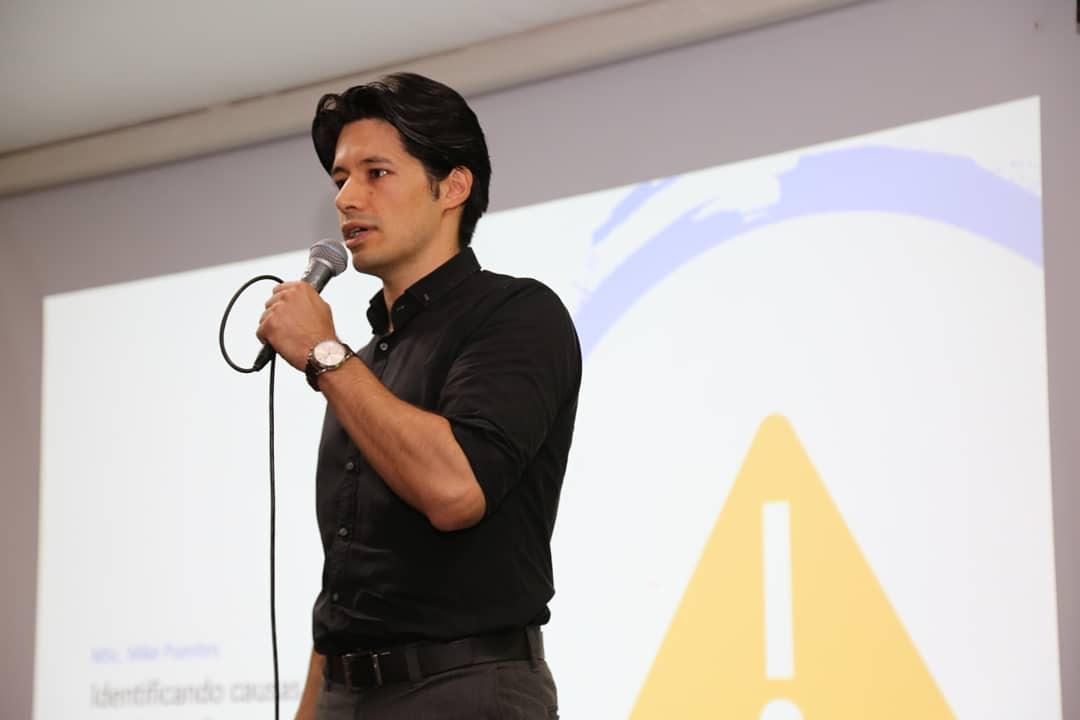
#> input picture imagenes_originales/test.JPG, 1080 x 720 px, found by its file name; the run also reads 1 picture not shown here
$ jupyter execute --allow-errors cifrado_imagenes_azure_documentado.ipynb   (shell and % lines are left out)
#> lines starting #> are read from the running program, lines starting #| are printed output that depends on the picture; long printed decimals are rounded
# Cifrado de Imágenes para Azure - Prueba de Concepto

Este notebook documenta el proceso de cifrado seguro de imágenes médicas que se subirán a Azure Storage y procesarán en Compute Instances.

## Arquitectura de Seguridad

| Componente | Servicio Azure | Función |
|------------|----------------|---------|
| Gestión de Llaves | **Azure Key Vault** | Almacena llaves de cifrado AES-256 |
| Almacenamiento | **Azure Blob Storage** (Private Endpoint) | Guarda imágenes cifradas |
| Procesamiento | **ML Compute Instance** (VNet) | Descifra y procesa |
| Validación | **Hash SHA-256** | Garantiza integridad |

## Algoritmo de Cifrado

| Propiedad | Valor |
|-----------|-------|
| Algoritmo | **AES-256-GCM** (AEAD) |
| Tamaño de llave | 256 bits (32 bytes) |
| Modo | GCM (Galois/Counter Mode) |
| Nonce | 96 bits (12 bytes, aleatorio por operación) |
| Tag de autenticación | 128 bits (16 bytes) |

## Flujo de Seguridad

```
Hospital Local → Cifrado → Azure Storage → Compute Instance → Descifrado → Procesamiento
     |                |            |              |              |
  [Imagen]  [AES-256-GCM+Nonce] [.enc+nonce]  [Key Vault]  [Validación AEAD+Hash]
```

## 1. Importación de Librerías

Necesitamos:
- **hashlib**: Para calcular hash SHA-256 y validar integridad
- **cryptography.hazmat.primitives.ciphers.aead.AESGCM**: Cifrado AES-256-GCM (AEAD - autenticado)
- **os**: Manejo de archivos, directorios y generación de nonces criptográficos

[cell 1]
import os
import hashlib
from cryptography.hazmat.primitives.ciphers.aead import AESGCM

## 2. Configuración de la Llave de Cifrado AES-256

### Entorno Local (Prueba)
Generamos una llave de 32 bytes (256 bits) usando `os.urandom` para simular el flujo.

### Entorno Azure (Producción)
La llave se obtendría de **Azure Key Vault** (almacenada como hex o base64):

```python
from azure.identity import DefaultAzureCredential
from azure.keyvault.secrets import SecretClient
from cryptography.hazmat.primitives.ciphers.aead import AESGCM

credential = DefaultAzureCredential()
client = SecretClient(vault_url="https://mi-kv-fedml.vault.azure.net/", credential=credential)
llave_hex = client.get_secret("encryption-key-aes256").value
llave = bytes.fromhex(llave_hex)   # 32 bytes = 256 bits
cifrador = AESGCM(llave)
```

### Consideraciones de Seguridad
- La llave NUNCA se almacena en código ni en variables de entorno de texto plano
- Se usa Managed Identity para autenticación sin secretos
- Key Vault está en la misma VNet (Private Endpoint)
- Cada operación de cifrado genera un **nonce único** de 12 bytes (96 bits)
- El modo GCM provee autenticación integrada: si el ciphertext es alterado, el descifrado falla

[cell 2]
# ENTORNO LOCAL: Generación de llave AES-256 temporal
LLAVE_LOCAL = os.urandom(32)   # 256 bits de entropía criptográfica
#> (the rest of this cell did not finish here and is left out)

## 3. Función de Validación de Integridad

El hash SHA-256 garantiza que la imagen no se modifique durante:
- La transmisión a Azure
- El almacenamiento
- El proceso de descifrado

### ¿Por qué SHA-256?
- Genera un "fingerprint" único de 256 bits
- Cualquier cambio mínimo en la imagen produce un hash completamente diferente
- Es computacionalmente imposible generar dos archivos con el mismo hash

### Flujo de Validación
1. Hash original calculado antes de cifrar
2. Hash final calculado después de descifrar
3. Si coinciden → Integridad garantizada ✅

[cell 3]
def calcular_hash(ruta_archivo):
    """
    Calcula el hash SHA-256 para validar integridad.

    Args:
        ruta_archivo (str): Ruta al archivo a hashear

    Returns:
        str: Hash hexadecimal de 64 caracteres
    """
#> called with ruta_archivo = 'imagenes_originales/test.jpg'
    sha256_hash = hashlib.sha256()

    # Lectura en bloques para archivos grandes (eficiente en memoria)
    with open(ruta_archivo, "rb") as f:
        for byte_block in iter(lambda: f.read(4096), b""):
            sha256_hash.update(byte_block)

    return sha256_hash.hexdigest()

## 4. Creación de Directorios de Trabajo

Simulamos la estructura de almacenamiento:

| Directorio | Representa | En Azure |
|------------|------------|----------|
| `imagenes_originales/` | Hospital local | On-premises |
| `servidor_simulado/` | Azure Storage | Blob Container (cifrado) |
| `servidor_simulado/recuperada_*` | Compute Instance | Descifrado temporal en VM |

[cell 4]
# Crear directorios si no existen
os.makedirs("imagenes_originales", exist_ok=True)
os.makedirs("servidor_simulado", exist_ok=True)

print("✅ Directorios creados:")
print("  - imagenes_originales/ (origen local)")
print("  - servidor_simulado/ (simula Azure Storage)")

## 5. Funcion Principal: Flujo de Cifrado Seguro AES-256-GCM

Esta funcion simula todo el ciclo de vida de una imagen medica desde el hospital hasta Azure.

### Fases del Proceso

#### FASE A: Cifrado y "Subida" a Azure
1. Leer imagen original
2. Calcular hash SHA-256 de integridad
3. Generar nonce de 12 bytes aleatorios (`os.urandom`)
4. Cifrar con AES-256-GCM (incluye tag de autenticacion de 16 bytes)
5. Guardar formato: `[nonce 12B] + [ciphertext + tag 16B]`
6. "Subir" a Azure Storage (simulado con archivo .enc)

#### FASE B: Descifrado en Compute Instance
1. Recuperar llave de Key Vault
2. Descargar imagen cifrada de Storage
3. Separar nonce (primeros 12 bytes) del ciphertext
4. Descifrar y **autenticar** con AES-256-GCM (falla si fue alterado)

#### FASE C: Validacion de Integridad
1. Calcular hash SHA-256 de imagen descifrada
2. Comparar con hash original
3. Si coinciden -> Identidad bit a bit garantizada
4. Si difieren -> RECHAZAR (anomalia grave)

### Formato del archivo .enc
```
+-------------+--------------------------------------+
| nonce 12B   | ciphertext + GCM tag 16B             |
+-------------+--------------------------------------+
  os.urandom    AES-256-GCM.encrypt(nonce, plaintext)
```

[cell 5]
NONCE_SIZE = 12  # 96 bits recomendado para AES-GCM

def simular_flujo_seguro(nombre_imagen, carpeta_origen="imagenes_originales", carpeta_destino="servidor_simulado"):
    """
    Simula el flujo completo de cifrado/descifrado AES-256-GCM con validacion de integridad.

    Formato del archivo .enc:
        [12 bytes nonce] + [ciphertext + 16 bytes GCM tag]

    Args:
        nombre_imagen (str): Nombre del archivo a procesar
        carpeta_origen (str): Directorio donde se encuentra la imagen original
        carpeta_destino (str): Directorio donde se guardara el archivo cifrado y recuperado

    Returns:
        tuple: (ruta_original, ruta_recuperada) para uso posterior (SSIM, visualizacion)
    """
    ruta_origen  = f"{carpeta_origen}/{nombre_imagen}"
    ruta_destino = f"{carpeta_destino}/{nombre_imagen}.enc"
    ruta_final   = f"{carpeta_destino}/recuperada_{nombre_imagen}"

    print(f"\n{'='*60}")
    print(f"INICIANDO FLUJO SEGURO AES-256-GCM: {nombre_imagen}")
    print(f"Origen : {ruta_origen}")
    print(f"Destino: {ruta_destino}")
    print(f"{'='*60}\n")

    # ==================== PASO A: CIFRADO ====================
    print("PASO A: Cifrado AES-256-GCM y subida a Azure Storage")
    print("-" * 60)

    hash_original = calcular_hash(ruta_origen)
    print(f"   Hash original: {hash_original[:16]}...")

    with open(ruta_origen, "rb") as f:
        datos_originales = f.read()

    # Nonce unico por operacion (CRITICO: nunca reutilizar nonce con la misma llave)
    nonce = os.urandom(NONCE_SIZE)
    ciphertext = cifrador.encrypt(nonce, datos_originales, None)

    # Guardar: nonce (12 bytes) + ciphertext+tag (len(datos)+16 bytes)
    os.makedirs(carpeta_destino, exist_ok=True)
    with open(ruta_destino, "wb") as f:
        f.write(nonce + ciphertext)

    tamano_original = os.path.getsize(ruta_origen)
    tamano_cifrado  = os.path.getsize(ruta_destino)
    overhead = tamano_cifrado - tamano_original

    print(f"   Tamanio original: {tamano_original:,} bytes")
    print(f"   Tamanio cifrado:  {tamano_cifrado:,} bytes")
    print(f"   Overhead:         {overhead} bytes  (12 nonce + 16 GCM tag = 28 bytes)")
    print(f"   Cifrado y guardado con exito\n")

    # ==================== PASO B: DESCIFRADO ====================
    print("PASO B: Descifrado AES-256-GCM en Compute Instance (Azure)")
    print("-" * 60)

    with open(ruta_destino, "rb") as f:
        blob = f.read()

    nonce_leido      = blob[:NONCE_SIZE]
    ciphertext_leido = blob[NONCE_SIZE:]

    # Si el ciphertext fue alterado, AESGCM lanza InvalidTag (autenticacion integrada)
    datos_desencriptados = cifrador.decrypt(nonce_leido, ciphertext_leido, None)

    with open(ruta_final, "wb") as f:
        f.write(datos_desencriptados)

    print(f"   Imagen descifrada y autenticada correctamente (GCM tag OK)\n")

    # ==================== PASO C: VALIDACION ====================
    print("PASO C: Validacion de Integridad SHA-256")
    print("-" * 60)

    hash_final = calcular_hash(ruta_final)
    print(f"   Hash original: {hash_original}")
    print(f"   Hash final:    {hash_final}")

    if hash_original == hash_final:
        print(f"\n   EXITO: Los hashes coinciden")
        print(f"   La imagen es identica tras el proceso")
        print(f"   Listo para procesamiento con modelo FL")
    else:
        print(f"\n   ERROR: La integridad de la imagen se perdio")
        print(f"   Posible corrupcion o ataque")
        print(f"   RECHAZAR imagen")

    print(f"\n{'='*60}\n")
    return ruta_origen, ruta_final

## 6. Prueba con Imagen de Ejemplo

Antes de ejecutar, asegúrate de tener una imagen llamada `test.jpg` en el directorio `imagenes_originales/`.

Si no tienes una, puedes:
1. Copiar cualquier imagen al directorio
2. Renombrarla a `test.jpg`
3. O ejecutar: `curl -o imagenes_originales/test.jpg https://via.placeholder.com/600`

#> (a cell that did not finish here is left out)

## 7. Verificación de Archivos Generados

Revisemos los archivos creados durante el proceso.

[cell 7]
print("📁 Estructura de directorios generada:\n")

if os.path.exists("imagenes_originales"):
    print("imagenes_originales/")
    for archivo in os.listdir("imagenes_originales"):
        tamano = os.path.getsize(f"imagenes_originales/{archivo}")
        print(f"  └─ {archivo} ({tamano:,} bytes)")

if os.path.exists("servidor_simulado"):
    print("\nservidor_simulado/ (simula Azure Storage)")
    for archivo in os.listdir("servidor_simulado"):
        tamano = os.path.getsize(f"servidor_simulado/{archivo}")
        tipo = "cifrado" if archivo.endswith(".enc") else "descifrado"
        print(f"  └─ {archivo} ({tamano:,} bytes) - {tipo}")

## 7.1 Validación Estructural: SSIM (Structural Similarity Index)

En el ámbito médico (como en procesamientos con **NVFLARE**), además de validar el hash a nivel de bits, se verifica la similitud estructural de los pixeles tras recuperar la imagen (**SSIM**).

Un valor SSIM de `1.0` garantiza que la imagen recuperada es perceptualmente y estructuralmente idéntica a la original, evitando el riesgo de pérdida de calidad o alteración que podría llevar a diagnósticos erróneos.

[cell 8]
# Necesitarás OpenCV y scikit-image. Descomenta la siguiente línea si necesitas instalarlos:
# !pip install opencv-python-headless scikit-image numpy

import cv2
from skimage.metrics import structural_similarity as ssim
import os

nombre_imagen = "test.jpg"
ruta_original = f"imagenes_originales/{nombre_imagen}"
ruta_recuperada = f"servidor_simulado/recuperada_{nombre_imagen}"

if os.path.exists(ruta_original) and os.path.exists(ruta_recuperada):
    # Leer imágenes en escala de grises para un cálculo SSIM más eficiente y estándar
    img_orig = cv2.imread(ruta_original, cv2.IMREAD_GRAYSCALE)
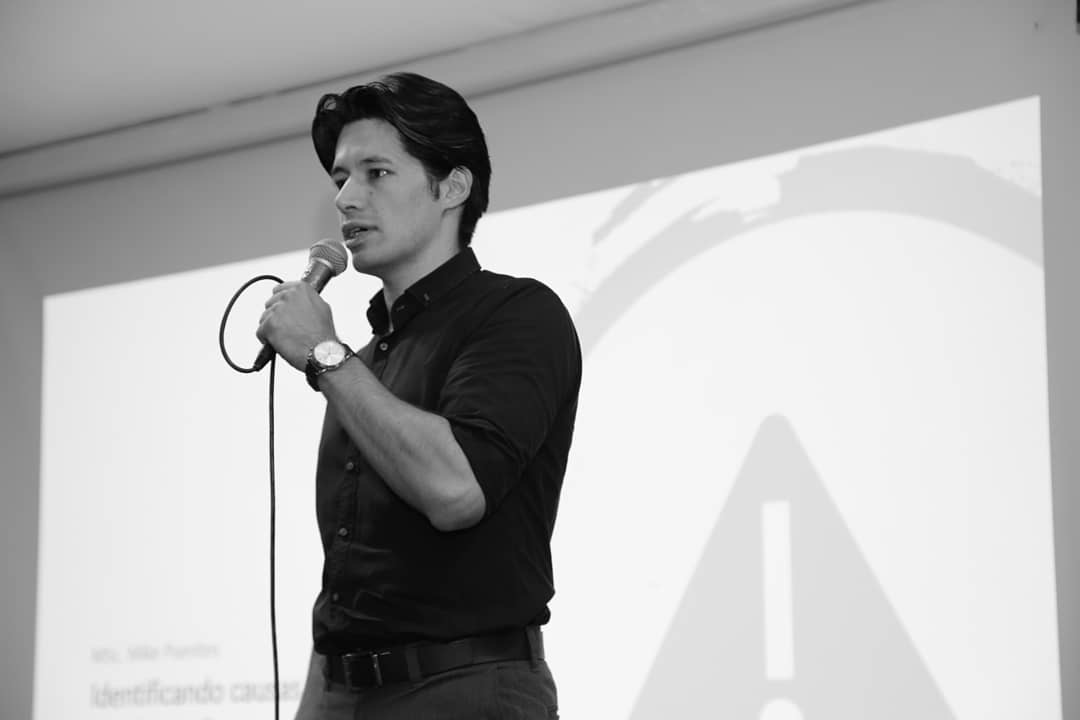
#> img_orig: shape (720, 1080); min 0, max 255, mean 177.6
    img_recup = cv2.imread(ruta_recuperada, cv2.IMREAD_GRAYSCALE)

    if img_orig is not None and img_recup is not None:
        # Calcular SSIM
        score, diff = ssim(img_orig, img_recup, full=True)
#> diff: shape (720, 1080) float64; every value is 1
#> score = 1

        print(f"📊 Índice de Similitud Estructural (SSIM): {score:.6f}")
#| 📊 Índice de Similitud Estructural (SSIM): 1.000
        print(f"   (Rango: -1 a 1, donde 1.0 significa idénticas)\n")

        if score >= 0.9999:
            print("✅ ÉXITO: Las imágenes son estructuralmente idénticas.")
            print("✅ La encriptación/desencriptación es segura para uso médico (Lossless).")
        else:
            print("⚠️ ADVERTENCIA: Se detectaron cambios estructurales en la imagen.")
    else:
        print("❌ Error: No se pudieron procesar las imágenes como matriz de píxeles.")
else:
    print("⚠️ Advertencia: No se encontraron las imágenes para comparar.")

## 8. Prueba con Imagen DICOM Real (img_test.dcm)

Las imágenes médicas usan el estándar **DICOM** (Digital Imaging and Communications in Medicine).
A diferencia de JPEG/PNG, los archivos `.dcm` contienen:

| Componente | Descripcion |
|------------|-------------|
| **Header DICOM** | Metadatos del paciente, modalidad, fecha, equipo |
| **Pixel Data** | Array de pixeles (tipicamente uint16, no uint8) |
| **Transfer Syntax** | Compresion/codificacion (JPEG, RLE, raw) |

### Flujo aplicado a DICOM
1. Instalar `pydicom` para leer/escribir archivos DICOM
2. Inspeccionar metadatos del archivo original
3. Cifrar el archivo `.dcm` completo (binario) con AES-256-GCM
4. Descifrar y recuperar el `.dcm` bit a bit
5. Validar integridad: SHA-256 + SSIM sobre el pixel array

> La imagen origen está en `servidor_local/img_test.dcm`
> Los archivos cifrado y recuperado se guardarán en `servidor_simulado/`

[cell 9]
# Instalacion de librerias necesarias
print("Librerias instaladas correctamente.")

[cell 10]
import pydicom

RUTA_DCM_ORIGEN = "servidor_local/img_test.dcm"

#> (the rest of this cell did not finish here and is left out)

[cell 11]
import matplotlib.pyplot as plt
import numpy as np

#> (the rest of this cell did not finish here and is left out)

#> (a cell that did not finish here is left out)
